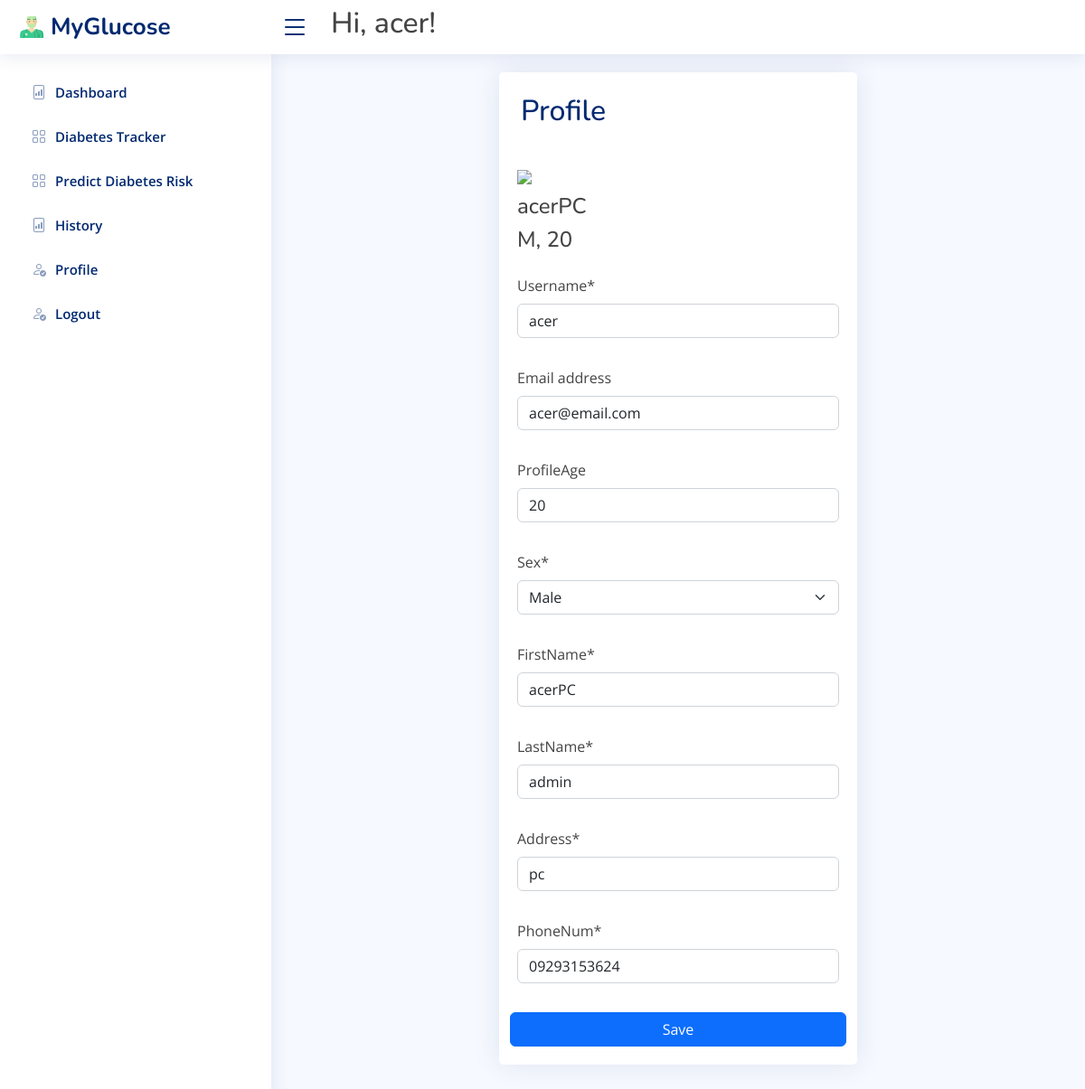
Page /edit-profile/ (signed in) on the committed database.
### dashboard/models.py (models this page shows, shortened)
class ProfileModel(models.Model):
	CHOICES = (
		('Male', 'Male'),
		('Female', 'Female'),
	)
	user = models.OneToOneField(User, on_delete=models.CASCADE, related_name='profile')
	avatar = models.ImageField(upload_to='profile', default='default/blank-profile-picture-973460_960_720.jpg', validators=[
		FileExtensionValidator(['png', 'jpg'])])
	profileAge = models.IntegerField(null=True, blank=True)
	sex = models.CharField(max_length=100, choices = CHOICES, default='')
	firstName = models.CharField(max_length=200, default='')
	lastName = models.CharField(max_length=200, default='')
	address = models.CharField(max_length=200, default='')
	phoneNum = models.CharField(max_length=50, default='')

### dashboard/views.py (the view)
# urls.py: path('edit-profile/', views.editProfile, name='dashboard-editProfile')
@login_required
def editProfile(request):
    if request.method == 'POST':
        u_form = UserUpdateForm(request.POST, instance=request.user)
        p_form = ProfileUpdateForm(request.POST, request.FILES, instance=request.user.profile)
        if u_form.is_valid() and p_form.is_valid():
            u_form.save()
            p_form.save()
            return redirect('dashboard-editProfile')
    else:
        u_form = UserUpdateForm(instance=request.user)
        p_form = ProfileUpdateForm(instance=request.user.profile)
    context = {
        'u_form': u_form,
        'p_form': p_form,
    }
    return render(request, 'dashboard/edit-profile.html', context)

### dashboard/forms.py
class UserUpdateForm(forms.ModelForm):
    class Meta:
        model = User
        fields = ['username', 'email']
    def __init__(self, *args, **kwargs):
        super(UserUpdateForm, self).__init__(*args, **kwargs)
        for fieldname in ['username', 'email']:
            self.fields[fieldname].help_text = None

class ProfileUpdateForm(forms.ModelForm):
	class Meta:
		model = ProfileModel
		fields = ['profileAge', 'sex', 'firstName', 'lastName', 'address', 'phoneNum']

### templates/dashboard/edit-profile.html (shortened to what this page needs)
{% extends 'partials/base.html' %}
{% load crispy_forms_tags %}
{% block content %}
<div class="container">
  <div class="row justify-content-center">
    <div class="col-md-6">
      <div class="card">
        <div class="card-title p-4">
          <h2>Profile</h2>
        </div>
        <div class="card-body">
          <img src="https://cdn.pixabay.com/photo/2015/10/05/22/37/blank-profile-picture-973460_960_720.png" class="img-fluid" style="max-width: 50%;">
          <div class="mt-2">
            <h4>{{request.user.profile.firstName}}</h4>
            <h4>{{request.user.profile.sex}}, {{request.user.profile.profileAge}}</h4>
          </div>
          <form class="row g-3 mt-2" method="POST" enctype="multipart/form-data">
            	{{ u_form|crispy }}
            	{{ p_form|crispy }}
            	<input type="Submit" class="btn btn-primary" value="Save">
          </form>
        </div>
      </div>
    </div>
  </div>
</div>
{% endblock %}

### templates/partials/nav.html (shortened to what this page needs)
  {% load static %}
  <header id="header" class="header fixed-top d-flex align-items-center">
    <div class="d-flex align-items-center justify-content-between">
      <a href="index.html" class="logo d-flex align-items-center">
        <img src="{% static 'assets/svg/veterinarian.svg' %}" width="30" height="30" class="d-inline-block align-top" alt="">
        <span class="d-none d-lg-block">MyGlucose</span>
      </a>
      <i class="bi bi-list toggle-sidebar-btn"></i>
      <div class="p-4">
        {% if request.user.is_authenticated %}
        <h2>Hi, {{request.user}}!</h2>
        {% else %}
        <ul class="navbar-nav mr-auto">
          <a class="nav-link" href="{% url 'dashboard-log-in' %}"><li>Login</li></a>
        </ul>
        {% endif %}
      </div>
    </div>
  </header>

### static/assets/css/style.css (style rules this page uses)
:root { scroll-behavior: smooth; }
body { font-family: "Open Sans", sans-serif; background: #f6f9ff; color: #444444; }
a { color: #4154f1; text-decoration: none; }
h1, h2, h3, h4, h5, h6 { font-family: "Nunito", sans-serif; }
.card { margin-bottom: 30px; border: none; border-radius: 5px; box-shadow: 0px 0 30px rgba(1, 41, 112, 0.1); }
.card-title { padding: 20px 0 15px 0; font-size: 18px; font-weight: 500; color: #012970; font-family: "Poppins", sans-serif; }
.card-body { padding: 0 20px 20px 20px; }
.logo { line-height: 1; }
@media (min-width: 1200px) { .logo { width: 280px; } }
.logo img { max-height: 26px; margin-right: 6px; }
.logo span { font-size: 26px; font-weight: 700; color: #012970; font-family: "Nunito", sans-serif; }
.header { transition: all 0.5s; z-index: 997; height: 60px; box-shadow: 0px 2px 20px rgba(1, 41, 112, 0.1); background-color: #fff; padding-left: 20px; }
.header .toggle-sidebar-btn { font-size: 32px; padding-left: 10px; cursor: pointer; color: #012970; }

### rows in the picture
ProfileModel: profileAge "20", sex "Male", firstName "acerPC", lastName "admin", address "pc", phoneNum "09293153624"

### other values in the picture
{{ request.user }} "acer"
{{ request.user.profile.firstName }} "acerPC"
{{ request.user.profile.sex }} "M"
{{ request.user.profile.profileAge }} "20"
